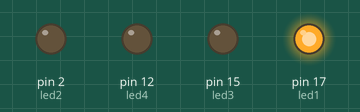
This sketch was run on a simulated Arduino Uno, built with avr-gcc and run on an emulated ATmega328P. Shown: output pins drawn as LEDs (lit = HIGH).

Above: at 0.2 s.
At 1.2 s:
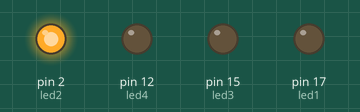
At 2.2 s:
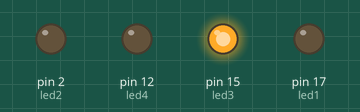
At 3.2 s:
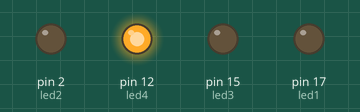
At 4.7 s:
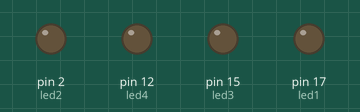
Timing chart, 0 to 5.2 s (numbered marks = the images above):
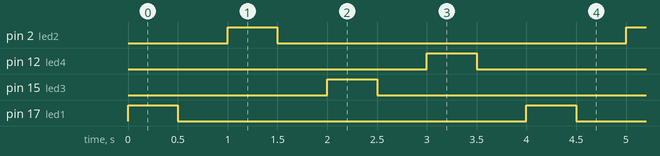

Measured:
- by itself, pin 2 (led2), pin 12 (led4), pin 15 (led3), pin 17 (led1): alternates HIGH for 0.50 s and LOW for 3.5 s
- by itself, everything shown: repeats every 4.0 s, in 8 steps

The sketch:

______.ino
```cpp
#define led1 17
#define led2 2
#define led3 15
#define led4 12
void setup()  {
  pinMode(led1,OUTPUT);
  pinMode(led2,OUTPUT);
  pinMode(led3,OUTPUT);
  pinMode(led4,OUTPUT);
}

void loop()  {
  digitalWrite(led1, HIGH);
  delay(500);
  digitalWrite(led1,LOW);
  delay(500);

  digitalWrite(led2, HIGH);
  delay(500);
  digitalWrite(led2,LOW);
  delay(500);

  digitalWrite(led3, HIGH);
  delay(500);
  digitalWrite(led3,LOW);
  delay(500);

  digitalWrite(led4, HIGH);
  delay(500);
  digitalWrite(led4,LOW);
  delay(500);
}
```
